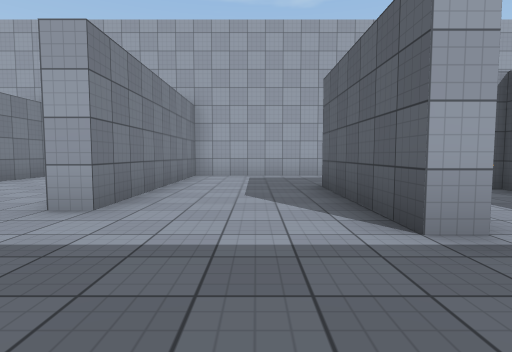
view 1 (above)

20 first-person views from a walk through a 3-D level made in the Unity game engine. The camera is 1.2 m above the floor, tilts 4° down and sees 80° across. The floor is counted in squares, 2 m on a side. Each view is taken from the middle of a square. On the plan, view 1 faces up. The plan holds only what a view shows up to about 9 squares ahead; the rest is blank. The place goes on beyond the plan. The player character is not drawn. Some surface patterns are stand-ins.

view 2
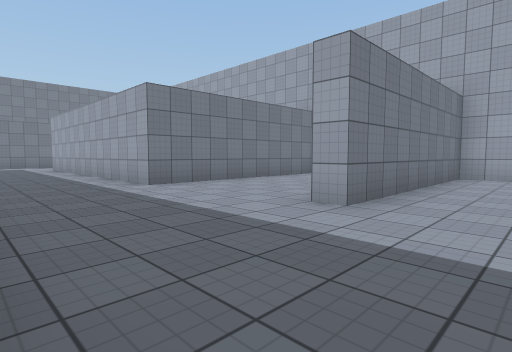

view 3
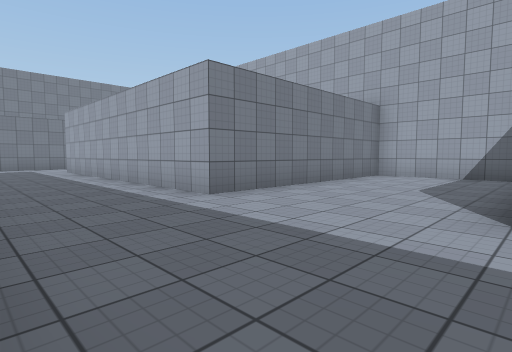

view 4
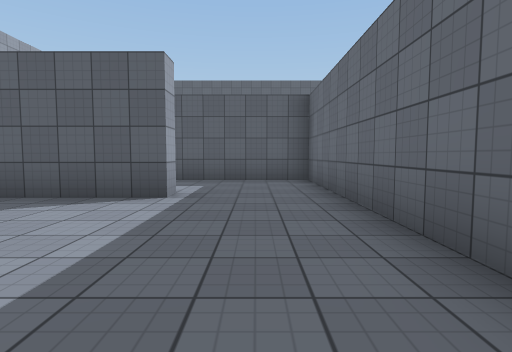

view 5
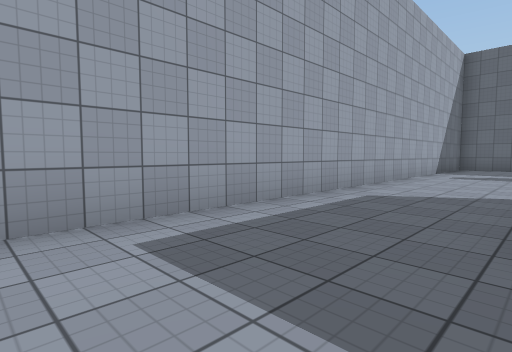

view 6
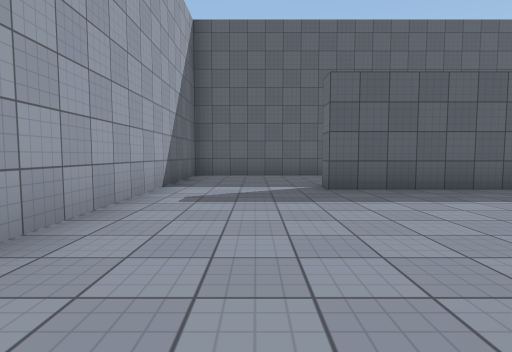

view 7
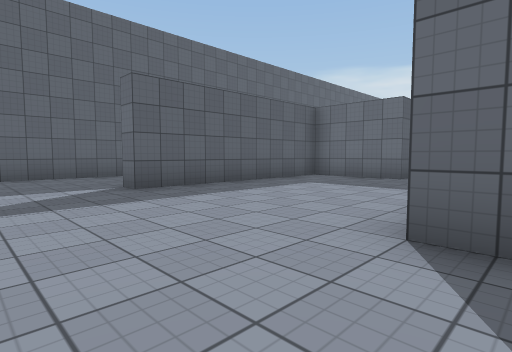

view 8
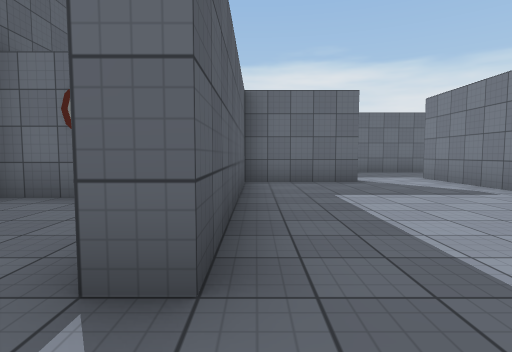

view 9
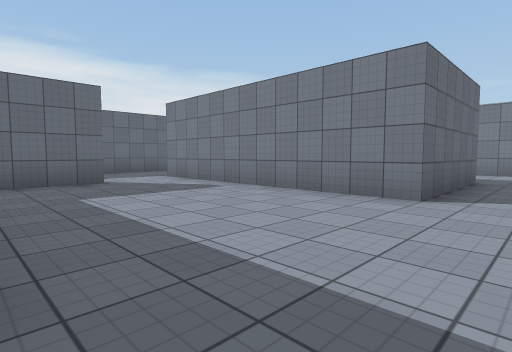

view 10
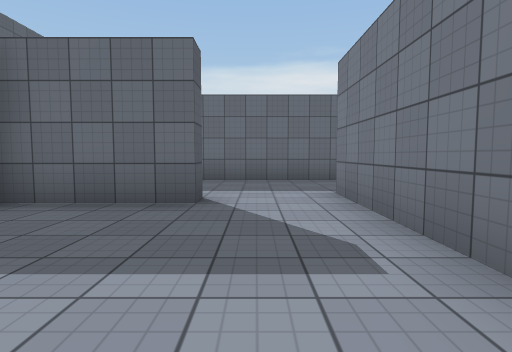

view 11
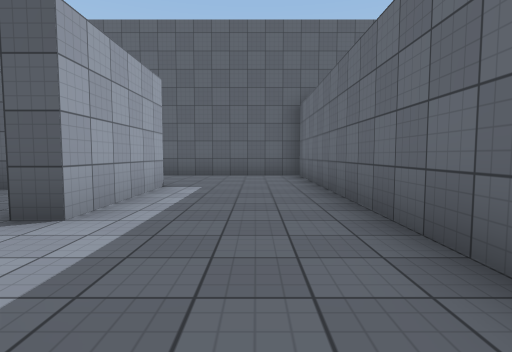

view 12
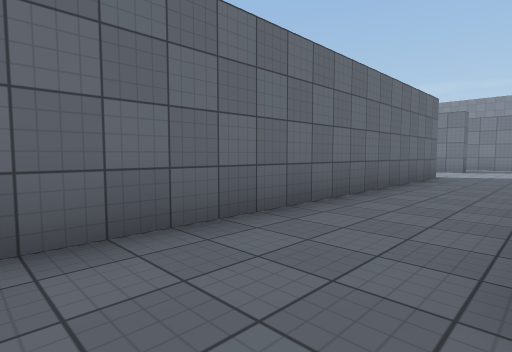

view 13
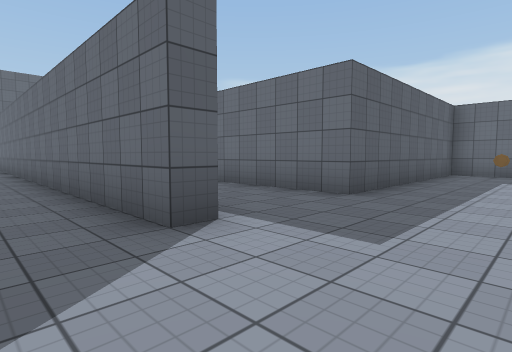

view 14
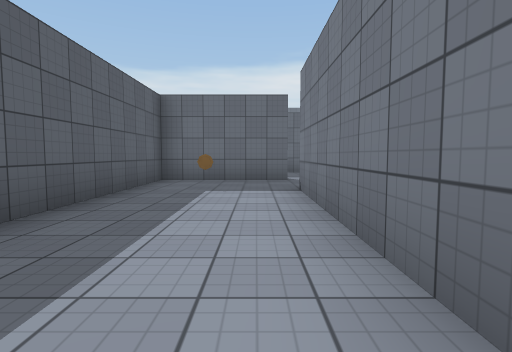

view 15
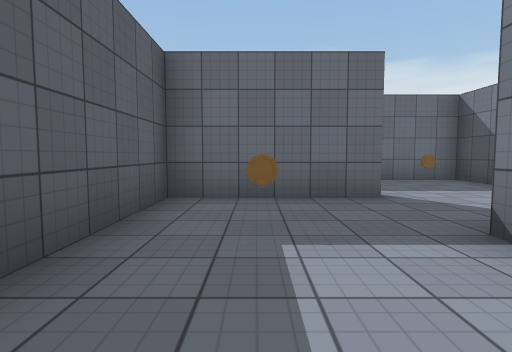

view 16
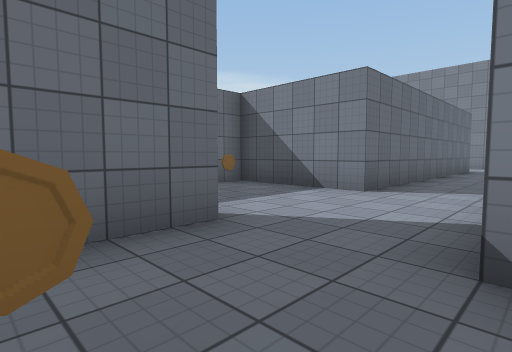

view 17
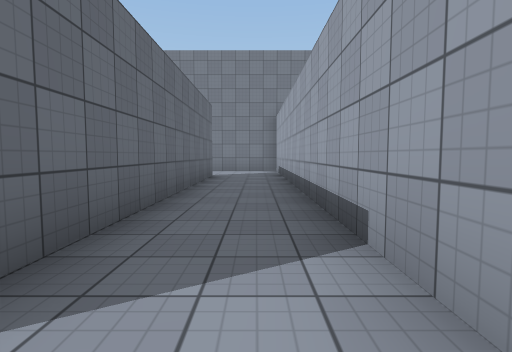

view 18
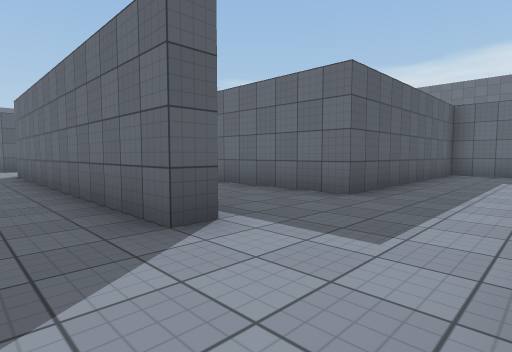

view 19
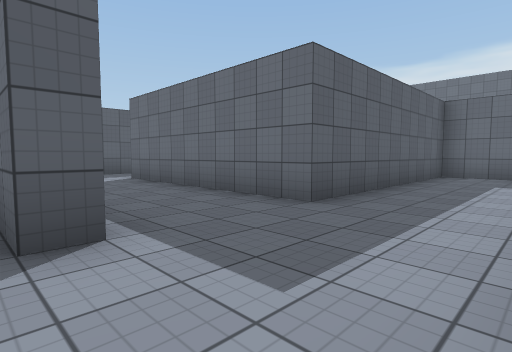

view 20
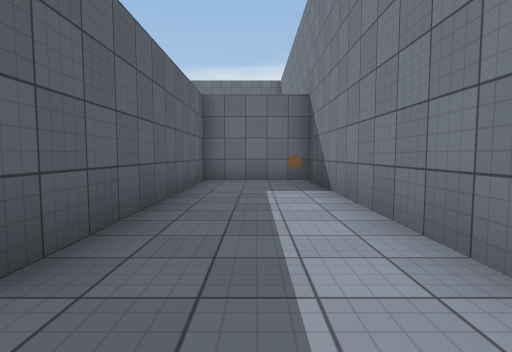

### Floor plan
Points are (right, up) in squares from view 1. A wall is a line through its corners. A room is listed if a view was taken in it or the views show most of it. See-through windows are left out.
Room 1 (views 1, 2, 3, 4, 5, 6, 7, 8, 9, 10)
walls: (1.9, 2.2) (1.3, 2.2) (1.3, 5.7) (4.7, 5.7) (4.7, 0.5); (-1.6, -0.3) (4.3, -0.3) (4.3, 3); (-2.8, 8.7) (-5.8, 8.7) (-5.8, 2.8) (-12, 2.8); (6.7, 0.3) (9.2, 0.3) (9.2, 5.7) (9.7, 5.7); (11.5, 2.8) (12.6, 2.8); (12.7, 4.5) (12.7, 8.7) (-1.7, 8.7) (-1.7, 3.3) (-2.2, 3.3)
ways out: opening at (6, 0) to room 2
Room 2 (views 11, 12, 13, 14, 15, 16, 17, 18, 19, 20)
walls: (-5.8, -5.8) (-5.8, -10.3); (-5.9, -12.2) (-2.8, -12.2) (-2.8, -6.3); (-8.8, -10.2) (-16.9, -10.2); (-2.8, -3.7) (-2.8, -3.2) (12.7, -3.2) (12.7, 0.8); (-16.8, -12.9) (-16.8, -12.2) (-8.8, -12.2) (-8.8, -15.3) (-6.9, -15.3); (4.7, 0.5) (4.7, -0.8); (-19.3, -15.4) (-19.3, -21.3) (-16.8, -21.3) (-16.8, -15.3) (-11.3, -15.3); (9.7, -0.3) (6.7, -0.3) (6.7, 0.3)
ways out: opening at (6, 0) to room 1; opening at (-2, -5.5)
objects: other object (-19, -20); other object (-7, -14); other object (-4, -11)

Positions as (right, up) in squares from view 1, and headings:
1: (0, 0), facing up
2: (0, 0), facing up-left
3: (-2, 0), facing up-left
4: (-3, 1), facing right
5: (-1, 6), facing up-right
6: (4, 7), facing right
7: (4, 8), facing down-right
8: (9, 7), facing down
9: (9, 7), facing down-left
10: (6, 4), facing down
11: (4, -2), facing right
12: (6, -1), facing down-left
13: (-5, -2), facing down-right
14: (-5, -5), facing down
15: (-4, -8), facing down
16: (-4, -10), facing down-left
17: (-8, -11), facing left
18: (-19, -11), facing down-right
19: (-19, -12), facing down-right
20: (-18, -14), facing down
